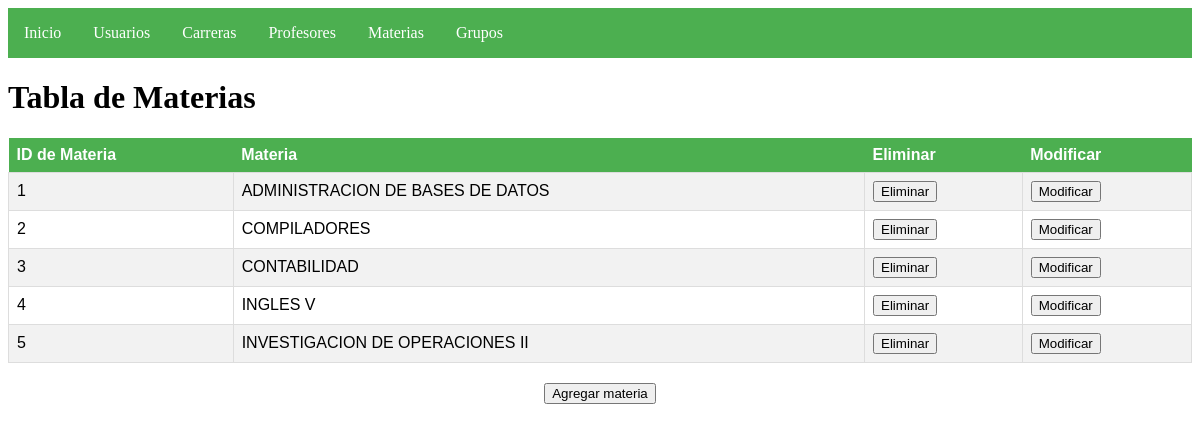
The page /src/vistas/materias.php on the database its author committed.
### tables this page shows
CREATE TABLE `materia` (
  `idmateria` varchar(4) NOT NULL,
  `nommateria` varchar(35) DEFAULT NULL
);

### src/vistas/materias.php (the view, shortened to what this page needs)
<!DOCTYPE html>
<html>
<head>
</head>
<body>
    <?php
    $servername = "localhost";
    $username = "root";
    $password = "";
    $dbname = "bdagendalis";
    $conn = mysqli_connect($servername, $username, $password, $dbname);
    $sql = "SELECT * FROM materia";
    $result = mysqli_query($conn, $sql);
    ?>
    <nav>
        <ul>
            <li><a href="menu.php">Inicio</a></li>
            <li><a href="usuarios.php">Usuarios</a></li>
            <li><a href="carreras.php">Carreras</a></li>
            <li><a href="profesores.php">Profesores</a></li>
            <li><a href="materias.php">Materias</a></li>
            <li><a href="grupos.php">Grupos</a></li>
        </ul>
    </nav>
    <h1>Tabla de Materias</h1>
    <table>
        <tr>
            <th>ID de Materia</th>
            <th>Materia</th>
            <th>Eliminar</th>
            <th>Modificar</th>
        </tr>
        <?php while($row = mysqli_fetch_assoc($result)) { ?>
            <tr>
                <td><?php echo $row['idmateria']; ?></td>
                <td><?php echo $row['nommateria']; ?></td>
                <td>
                    <form method="post" action="../controlador/eliminar_materia.php">
                        <button type="submit">Eliminar</button>
                    </form>
                </td>
                <td>
                    <form method="post" action="../controlador/modificar_materia.php">
                        <button type="submit">Modificar</button>
                    </form>
                </td>
            </tr>
        <?php } ?>
    </table>
    <div class="add-button">
        <button onclick="window.location.href = 'rmateria.php';">Agregar materia</button>
    </div>
</body>
</html>

### src/vistas/materias.php (style rules this page uses)
table { font-family: Arial, sans-serif; border-collapse: collapse; width: 100%; }
th { background-color: #4CAF50; color: white; text-align: left; padding: 8px; }
td { border: 1px solid #ddd; padding: 8px; }
tr:nth-child(even) { background-color: #f2f2f2; }
nav { background-color: #4CAF50; height: 50px; }
ul { list-style-type: none; margin: 0; padding: 0; overflow: hidden; height: 100%; }
li { float: left; height: 100%; }
a { display: block; color: white; text-align: center; padding: 16px; text-decoration: none; }
.add-button { text-align: center; margin-top: 20px; }

### rows shown on the page
materia: idmateria "1", nommateria "ADMINISTRACION DE BASES DE DATOS"
materia: idmateria "2", nommateria "COMPILADORES"
materia: idmateria "3", nommateria "CONTABILIDAD"
materia: idmateria "4", nommateria "INGLES V"
materia: idmateria "5", nommateria "INVESTIGACION DE OPERACIONES II"
